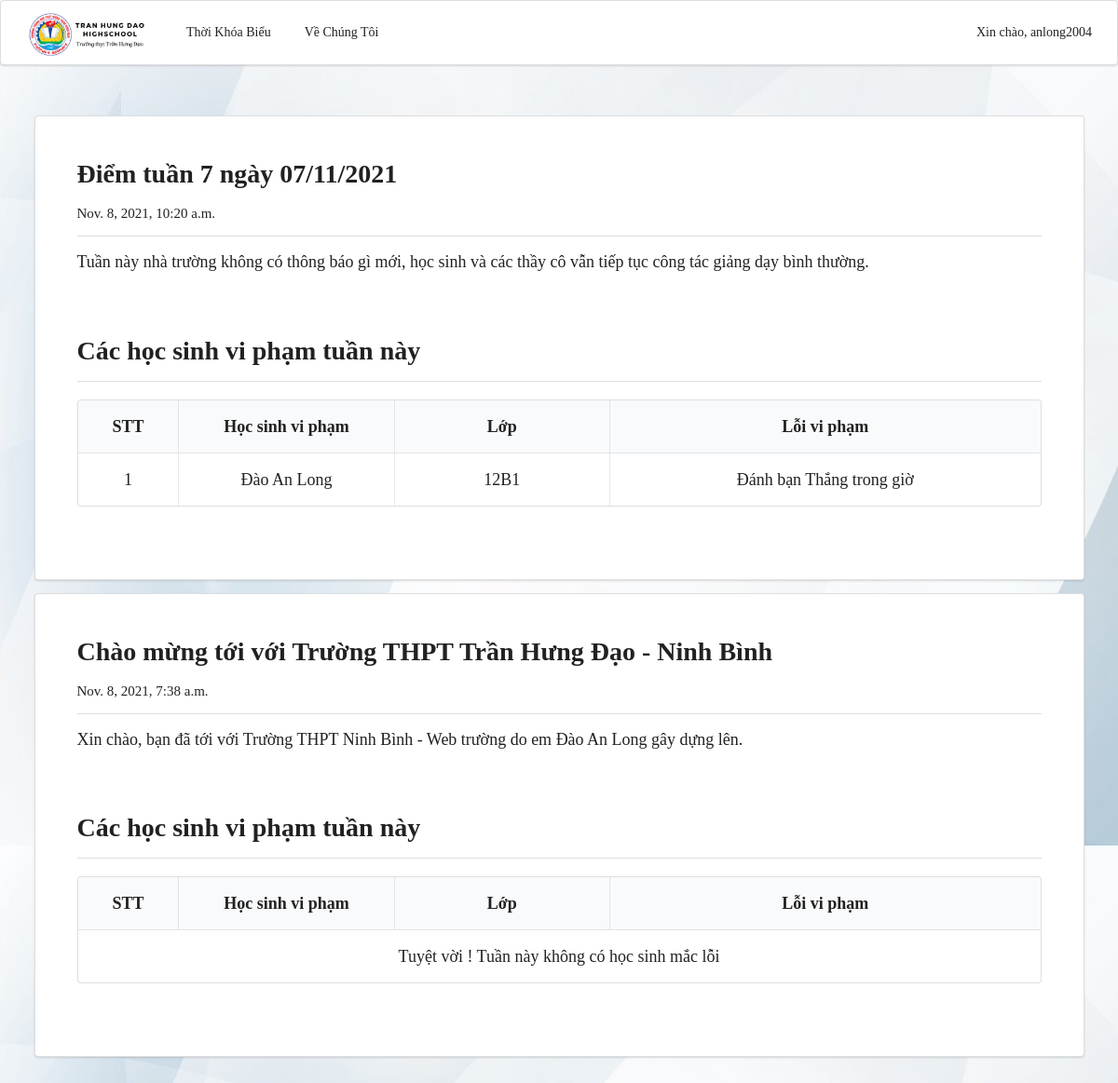
Screenshot of / (signed in) with the database file from the repository.
### home/models.py (models this page shows, shortened)
class NewFeed(models.Model):
	post_id = models.AutoField(primary_key=True)
	title = models.CharField(max_length=100)
	description = MartorField(max_length=10000)
	loi_hs = models.TextField(max_length=10000, default='', blank=True)
	publish_date = models.DateTimeField(auto_now_add=True, blank=True)
	class Meta(object):
		ordering = ['-publish_date']

### home/views.py (the view)
# urls.py: path('', views.index_page, name='index'),
def index_page(req):
	latest_post = NewFeed.objects.all()[:20]
	loi_hs = ['' for i in range(len(latest_post))]
	for k, v in enumerate(loi_hs):
		loi_hs[k] = latest_post[k].loi_hs.split('\r\n')
	for k, v in enumerate(loi_hs[0]):
		loi_hs[0][k] = v.split(',')
	for k, v in enumerate(latest_post):
		latest_post[k].loi_hs = loi_hs[k]
	return render(req, 'pages/index.html', {'latest_post': latest_post})

### templates/pages/index.html (shortened to what this page needs)
{% extends 'pages/base.html' %}
{% load martortags %}
{% load static %}
{% block content %}
<div class="ui grid">
	<div class="sixteen wide raised segments column">
		{% for post in latest_post %}
		<div class="ui segment" style="padding: 0 45px;">
			<br>
			<h1 style="font-family: San Francisco;">{{ post.title }}</h1>
			<span style="font-family: San Francisco; font-size: 15px; text-align: right;">{{ post.publish_date }}</span>
			<div class="ui divider"></div>
			<div style="font-family: San Francisco; font-size: 18px;">
				{{ post.description | safe_markdown }}
			</div>
			<br><br>
			<h1 style="font-family: San Francisco;">Các học sinh vi phạm tuần này</h1>
			<div class="ui divider"></div>
			<table class="ui celled padded table" style="font-family: San Francisco; font-size: 18px;">
				<thead>
					<tr style="text-align: center;">
						<th style="width: 15px;">STT</th>
						<th style="width: 150px;">Học sinh vi phạm</th>
						<th style="width: 150px;">Lớp</th>
						<th style="width: 300px;">Lỗi vi phạm</th>
					</tr>
				</thead>
				<tbody>
					{% if post.loi_hs.0 %}
					{% for row in post.loi_hs %}
					<tr style="text-align: center;">
						<td>{{ forloop.counter }}</td>
						{% for col in row %}
						<td>{{ col }}</td>
						{% endfor %}
					</tr>
					{% endfor %}
					{% else %}
					<tr style="text-align: center;">
						<td colspan="4">Tuyệt vời ! Tuần này không có học sinh mắc lỗi</td>
					</tr>
					{% endif %}
				</tbody>
			</table>
			<br><br><br>
		</div>
		{% endfor %}
	</div>
</div>
{% endblock %}

### templates/pages/base.html (shortened to what this page needs)
<!DOCTYPE html>
<html>
<head>
	{% load static %}
	<link rel="stylesheet" type="text/css" href="{% static 'utils/semantic.min.css' %}">
	<link rel="stylesheet" type="text/css" href="{% static 'utils/base.css' %}">
</head>
<body style="background-image: url('{% static 'img/background.png' %}');">
	{% load static %}
	<div class="ui segment">
		<div class="ui secondary menu cointainer" style="height: 10px; font-family: San Francisco;">
			<a href="/" class="item" onmouseover="this.style.backgroundColor='inherit';"><img src="{% static 'img/logo.png' %}" style="height: 55px; width: auto;"></a>
			<a href="/tkb/" class="item">Thời Khóa Biểu</a>
			<a href="" class="item">Về Chúng Tôi</a>
			<div class="right menu">
				{% if user.is_authenticated %}
				<div class="ui simple dropdown item">
					Xin chào, {{ user.username }}
				</div>
				{% else %}
				<a href="/login/" class="item" style="background-color: #325ca8; color: white;">Đăng Nhập</a>
				<a href="/register/" class="item" style="background-color: #FFFFFF; color: black;">Đăng Kí</a>
				{% endif %}
			</div>
		</div>
	</div>
	<br><br>
	<div class="ui container">
	{% block content %}
	{% endblock %}
	</div>
	<br><br><br><br><br><br><br>
</body>
</html>

### rows the page displays
NewFeed: title "Điểm tuần 7 ngày 07/11/2021", publish_date "Nov. 8, 2021, 10:20 a.m.", description "Tuần này nhà trường không có thông báo gì mới, học sinh và các thầy cô vẫn tiếp tục công tác giảng dạy bình thường.", row "Đào An Long" "12B1" "Đánh bạn Thắng trong giờ"
NewFeed: title "Chào mừng tới với Trường THPT Trần Hưng Đạo - Ninh Bình", publish_date "Nov. 8, 2021, 7:38 a.m.", description "Xin chào, bạn đã tới với Trường THPT Ninh Bình - Web trường do em Đào An Long gây dựng lên.", shows "Tuyệt vời ! Tuần này không có học sinh mắc lỗi"

### other values shown
{{ user.username }} "anlong2004"
